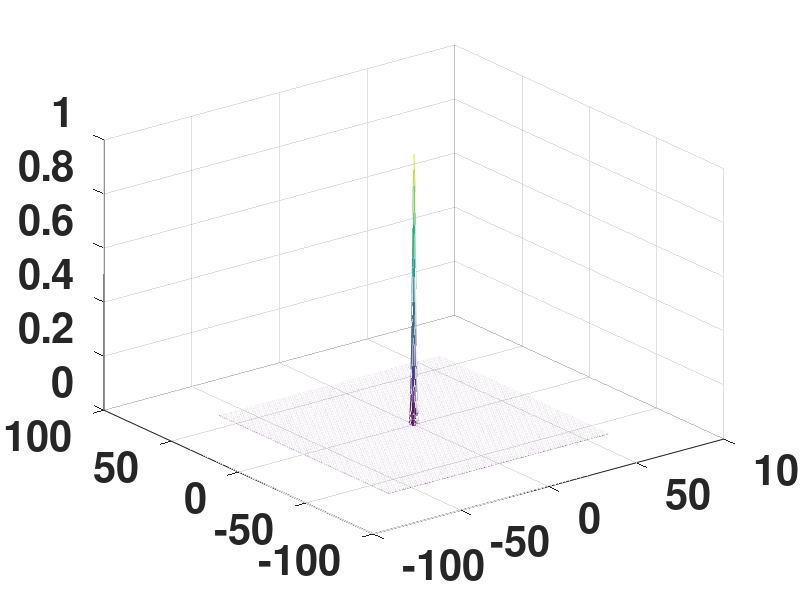
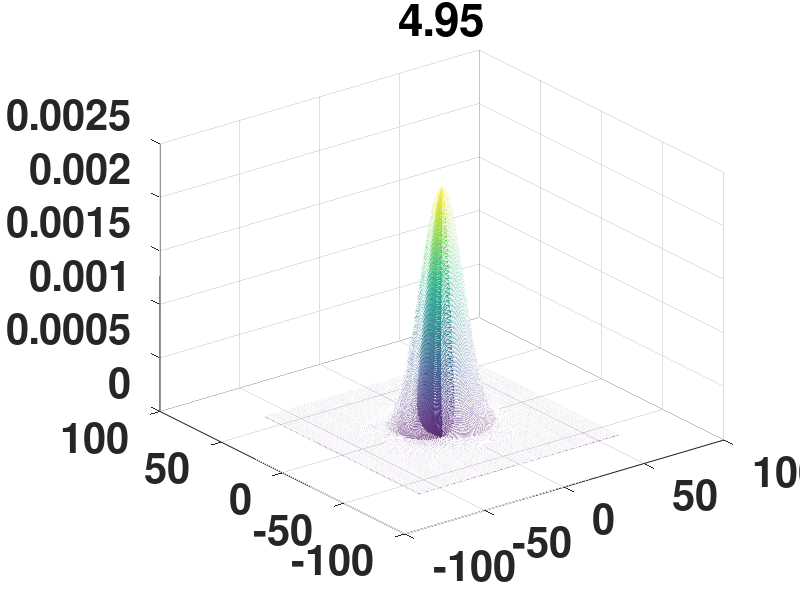
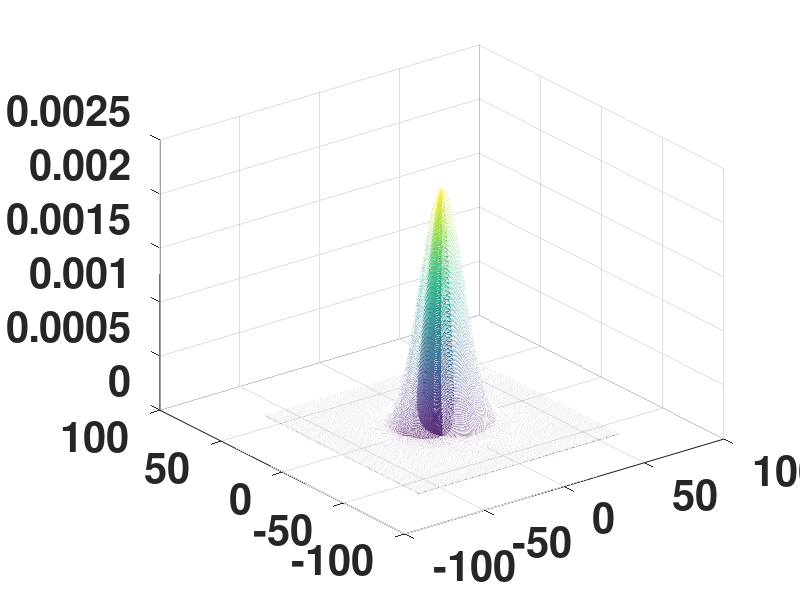

Reproduce these figures in MATLAB, in order.
% A program to solve the 2D nonlinear Schr\"{o}dinger equation using a
% splitting method 

clear all; format compact; format short;
set(0,'defaultaxesfontsize',30,'defaultaxeslinewidth',.7,...
    'defaultlinelinewidth',6,'defaultpatchlinewidth',3.7,'defaultaxesfontweight','bold')

% set up grid
tic
Lx = 20;        % period  2*pi*L
Ly = 20;        % period  2*pi*L
Nx = 2*256;     % number of harmonics
Ny = 2*256;     % number of harmonics
Nt = 100;       % number of time slices
dt = 5.0/Nt;    % time step

Es = 1.0;

% initialise variables
x = (2*pi/Nx)*(-Nx/2:Nx/2 -1)'*Lx;          % x coordinate
kx = 1i*[0:Nx/2-1 0 -Nx/2+1:-1]'/Lx;        % wave vector
y = (2*pi/Ny)*(-Ny/2:Ny/2 -1)'*Ly;          % y coordinate
ky = 1i*[0:Ny/2-1 0 -Ny/2+1:-1]'/Ly;        % wave vector
[xx,yy]=meshgrid(x,y);
[k2xm,k2ym]=meshgrid(kx.^2,ky.^2);
% initial conditions
u = exp(-(xx.^2+yy.^2));
v=fft2(u);
figure(1); clf; mesh(xx,yy,u); drawnow;
t=0; tdata(1)=t;

% mass
ma = fft2(abs(u).^2);
ma0 = ma(1,1);

% solve pde and plot results
for n =2:Nt+1
    vna=exp(0.5*1i*dt*(k2xm + k2ym)).*v;
    una=ifft2(vna);
    pot=Es*((abs(una)).^2);
    unb=exp(-1i*dt*pot).*una;
    vnb=fft2(unb);
    v=exp(0.5*1i*dt*(k2xm + k2ym)).*vnb;
    u=ifft2(v);
    t=(n-1)*dt;
    tdata(n)=t;
     if (mod(n,10)==0)
         figure(2); clf; mesh(xx,yy,abs(u).^2); title(num2str(t));
         drawnow;
         ma = fft2(abs(u).^2);
         ma = ma(1,1);
         test = log10(abs(1-ma/ma0))
     end
end
figure(4); clf; mesh(xx,yy,abs(u).^2);
toc